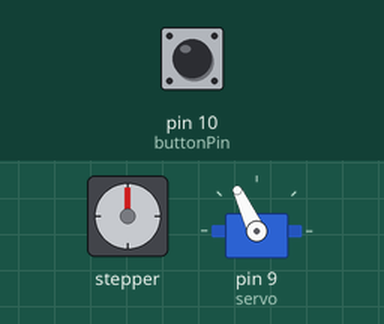
This sketch was run on a simulated Arduino Uno, built with avr-gcc and run on an emulated ATmega328P. Shown: stepper motor, servo. Wiring (inferred from the names in the program): stepper motor (200 steps per turn assumed): coils pin 2, pin 3, pin 4, pin 5. The inputs (shaded band) are chosen by the test bench; at power-on: pin 10 (buttonPin) LOW.

Above: at 2.8 s.
2.9 s: pin 10 (buttonPin) pulled HIGH for 0.15 s
At 3.7 s:
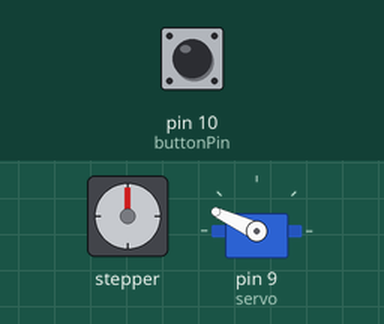
Timing chart, 0 to 12.5 s (numbered marks = the images above; inputs shaded):
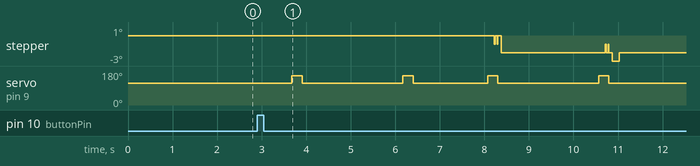

The sketch:

a_plotter_sketch-grid_Feb12_22.ino
```cpp
#include <Servo.h>

#define x_step 4
#define x_dir 5
#define y_step 2
#define y_dir 3

const int buttonPin = 10;
int buttonState = 0;
bool printAborted = false;

Servo servo;
bool pen_engaged;

int pen_x = 0;
int pen_y = 0;

// max width: 32000
// max height: 28000

int width = 15000; //X-axis (rail)
int height = 10000; //Y-axis (board)
int x_margin = 0;
int y_margin = 0;


void setup() {
 // Serial.begin(9600);

  servo.attach(9);
  raise_pen();
  delay(2000);

  pinMode(x_step, OUTPUT);
  pinMode(x_dir, OUTPUT);
  pinMode(y_step, OUTPUT);
  pinMode(y_dir, OUTPUT);

  pinMode(buttonPin, INPUT);

  perimeter();

 // grid( 5000, 1000, 100, 16, 32);

  for( int i=0; i<4; i++){
    for( int e=0; e<4; e++){
      int x = i*(4000);
      int y = e*(2400);
      int space = 200;

      grid( x, y, space, 16, 8);

    }
  }


//    for(int i=1;i<xnum;i++){
//      if(printAborted==false){
//        if(i%2==0){
//          moveToPoint(i*xspace+x_margin,y_margin);
//          lower_pen();
//          moveToPoint(i*xspace+x_margin,h+y_margin);
//          raise_pen();
//        }else{
//          moveToPoint(i*xspace+x_margin,h+y_margin);
//          lower_pen();
//          moveToPoint(i*xspace+x_margin,y_margin);
//          raise_pen();
//        }
//      }else{break;}
//    }
//    for(int i=1;i<ynum;i++){
//      if(printAborted==false){
//        if(i%2==0){
//          moveToPoint(x_margin,i*yspace+y_margin);
//          lower_pen();
//          moveToPoint(w+x_margin,i*yspace+y_margin);
//          raise_pen();
//        }else{
//          moveToPoint(w+x_margin,i*yspace+y_margin);
//          lower_pen();
//          moveToPoint(x_margin,i*yspace+y_margin);
//          raise_pen();
//        }
//      }else{break;}
//    }

  returnToHome();
}


void loop() {

}
```

b_plotter_shapes.ino
```cpp
void grid(int X, int Y, int SPACE, int COL,int ROW){

  int xnum = COL;
  int ynum = ROW;

  int w = SPACE*COL;
  int h = SPACE*ROW;

    for(int i=0;i<=xnum;i++){
      if(printAborted==false){
          moveToPoint(X+i*SPACE,Y);
          lower_pen();
          moveToPoint(X+i*SPACE,Y+h);
          raise_pen();
      }else{break;}
    }
    for(int i=0;i<=ynum;i++){
      if(printAborted==false){
          moveToPoint(X,i*SPACE+Y);
          lower_pen();
          moveToPoint(X+w,i*SPACE+Y);
          raise_pen();
      }else{break;}
    }
}
```

c_plotter_basic_func.ino
```cpp
void perimeter(){
  int len = 100;

  moveToPoint(0,0);

  moveToPoint(0,height-len);
  lower_pen();
  moveToPoint(0,height);
  moveToPoint(len,height);
  raise_pen();

  moveToPoint(width-len,height);
  lower_pen();
  moveToPoint(width,height);
  moveToPoint(width,height-len);
  raise_pen();

  moveToPoint(width,len);
  lower_pen();
  moveToPoint(width,0);
  moveToPoint(width-len,0);
  raise_pen();


  moveToPoint(len,0);
  lower_pen();
  moveToPoint(0,0);
  moveToPoint(0,len);
  raise_pen();

  moveToPoint(0,0);
}

void moveToPoint(int X,int Y){
    int MIN = 400;
    int MAX = 50;
    float acc = 1.0025;
    int target_x = X;
    int x_diff = pen_x-target_x;
    int x_distance = sqrt(pow(pen_x-target_x,2));
    pen_x = target_x;
    if(x_diff>0){
      digitalWrite(x_dir,LOW);
    }else{
      digitalWrite(x_dir,HIGH);
    }
    float v = MIN;
    int c = 0;
    for(int q=0;q<x_distance;q++){
      if( q<(x_distance/2) && v>MAX){
        c++;
        v /= acc;
      }else if(q>=(x_distance-c) && v<MIN){
        v *= acc;
      }
      stepPen(x_step,v);
    }

    int target_y = Y;
    int y_diff = pen_y-target_y;
    int y_distance = sqrt(pow(pen_y-target_y,2));
    pen_y = target_y;

    if(y_diff>0){
      digitalWrite(y_dir,HIGH);
    }else{
      digitalWrite(y_dir,LOW);
    }
    v = MIN;
    c = 0;
    for(int q=0;q<y_distance;q++){
      if(q<(y_distance/2) && v>MAX){
        c++;
        v /= acc;
      }else if(q >=(y_distance-c) && v<MIN){
        v *= acc;
      }
      stepPen(y_step,v);
    }
}


void returnToHome(){
  raise_pen();
  moveToPoint(0,0);
}

void raise_pen(){
  servo.write(115);
  pen_engaged = false;
  delay(75);
}
void lower_pen(){
  servo.write(155);
  pen_engaged = true;
  delay(75);
}

void toggle_pen(){
  if(pen_engaged==false){
    lower_pen();
  }else{
    raise_pen();
  }
}

void stepPen(int pin, int s){
    abortCheck();
    digitalWrite(pin, HIGH);
    delayMicroseconds(s);
    digitalWrite(pin, LOW);
    delayMicroseconds(s);
}

void abortCheck(){
   buttonState = digitalRead(buttonPin);
   if (buttonState == HIGH) {
   printAborted = true;
  }
}
```
